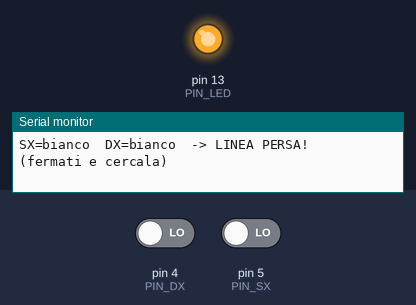
Bench run of a sketch on a simulated Arduino Uno, built with avr-gcc and run on an emulated ATmega328P. Shown: output pins drawn as LEDs (lit = HIGH), the last lines printed to the serial monitor. The test bench sets the inputs (shaded band); at power-on: pin 4 (PIN_DX) LOW, pin 5 (PIN_SX) LOW.

Above: at 1.2 s.
1.3 s: pin 4 (PIN_DX) driven HIGH
At 1.6 s:
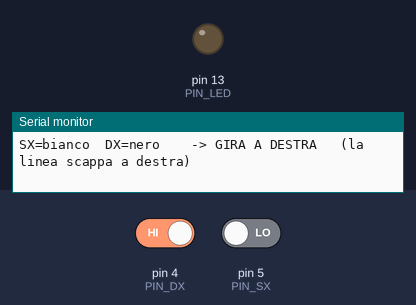
2.8 s: pin 5 (PIN_SX) driven HIGH
4.3 s: pin 4 (PIN_DX) driven LOW
5.8 s: pin 5 (PIN_SX) driven LOW
At 6.3 s:
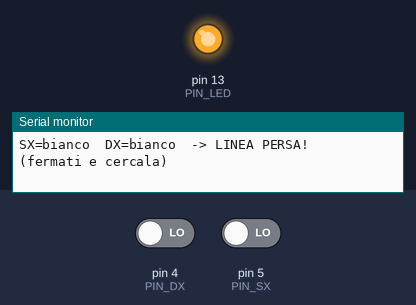
Timing chart, 0 to 8.3 s (numbered marks = the images above; inputs shaded):
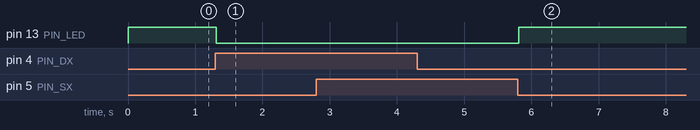

The sketch:

es17_linea.ino
```cpp
// Scheda 17 - Due sensori TCRT5000 per seguire una linea nera
// OUT del sensore sinistro sul pin 5, OUT del sensore destro sul pin 4.
// Sul bianco il modulo riceve la luce riflessa e OUT va LOW; sul nero OUT resta HIGH.

const int PIN_SX = 5;
const int PIN_DX = 4;
const int PIN_LED = 13;     // si accende quando la linea è persa

String ultimo = "";

void setup() {
  pinMode(PIN_SX, INPUT);
  pinMode(PIN_DX, INPUT);
  pinMode(PIN_LED, OUTPUT);
  Serial.begin(9600);
}

void loop() {
  bool neroSx = (digitalRead(PIN_SX) == HIGH);
  bool neroDx = (digitalRead(PIN_DX) == HIGH);
  String azione;

  if (neroSx && neroDx) {
    azione = "DRITTO        (linea sotto entrambi)";
  } else if (neroSx) {
    azione = "GIRA A SINISTRA (la linea scappa a sinistra)";
  } else if (neroDx) {
    azione = "GIRA A DESTRA   (la linea scappa a destra)";
  } else {
    azione = "LINEA PERSA!  (fermati e cercala)";
  }
  digitalWrite(PIN_LED, !neroSx && !neroDx);

  if (azione != ultimo) {           // stampa solo quando cambia qualcosa
    Serial.print("SX=");
    Serial.print(neroSx ? "nero  " : "bianco");
    Serial.print("  DX=");
    Serial.print(neroDx ? "nero  " : "bianco");
    Serial.print("  -> ");
    Serial.println(azione);
    ultimo = azione;
  }
  delay(20);
}
```

Measured:
- after the input at 1.3 s, pin 13 (PIN_LED): HIGH → LOW at once
- after the input at 5.8 s, pin 13 (PIN_LED): LOW → HIGH at once
